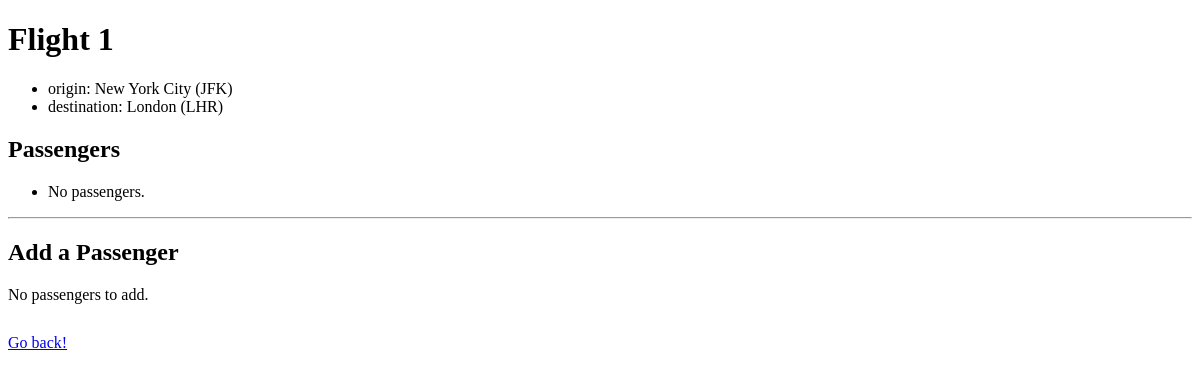
/1, run on an earlier commit of the app's database.
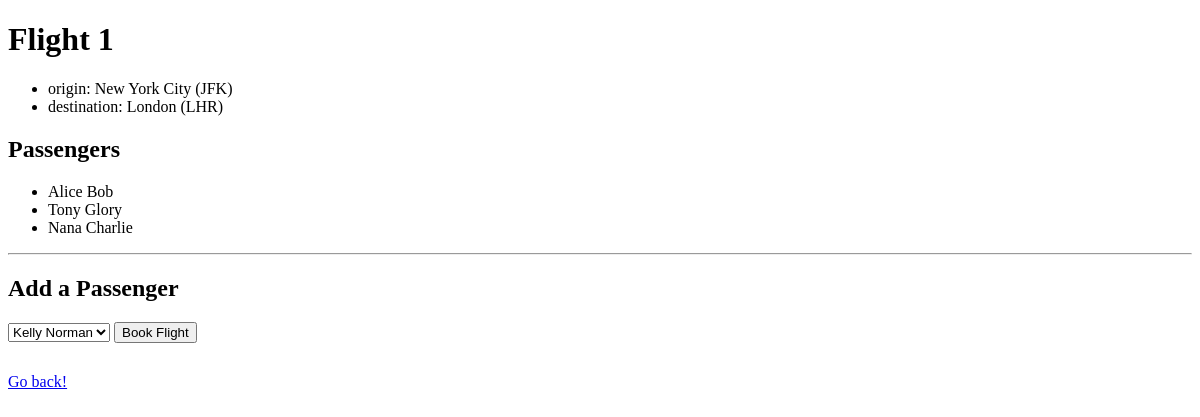
And on a later commit of the database.
### flights/models.py (models this page shows, shortened)
class Flight(models.Model):
  origin = models.ForeignKey(Airport, on_delete=models.CASCADE, related_name="departures")
  destination = models.ForeignKey(Airport, on_delete=models.CASCADE, related_name="arrivals")
  duration = models.IntegerField()

class Airport(models.Model):
  code = models.CharField(max_length=3)
  city = models.CharField(max_length=64)
  def __str__(self):
    return f"{self.city} ({self.code})"

class Passenger(models.Model):
  firstname = models.CharField(max_length=64)
  lastname = models.CharField(max_length=64)
  flights = models.ManyToManyField(Flight, blank=True, related_name="passengers")
  def __str__(self):
    return f"{self.firstname} {self.lastname}"

### flights/views.py (the view)
# urls.py: path("<int:flight_id>", views.flight, name="flight"),
def flight(request, flight_id):
    try:
        flight = Flight.objects.get(pk=flight_id)
    except Flight.DoesNotExist:
        raise Http404("Flight doesn't exist.")
    context = {
        "flight": flight,
        "passengers": flight.passengers.all(),
        "non_passengers": Passenger.objects.exclude(flights=flight).all()
    }
    return render(request, "flights/flight.html", context)

### flights/templates/flights/flight.html (shortened to what this page needs)
{% extends 'flights/base.html' %}
{% block body %}
  <h1>Flight {{ flight.id }}</h1>
  <ul>
    <li>origin: {{ flight.origin }}</li>
    <li>destination: {{ flight.destination }}</li>
  </ul>
  <h2>Passengers</h2>
  <ul>
    {% for p in passengers %}
      <li>{{ p }}</li>
    {% empty %}
      <li>No passengers.</li>
    {% endfor %}
  </ul>
  <hr/>
  <h2>Add a Passenger</h2>
  {% if non_passengers %}
    <form action="{% url 'book' flight.id %}" method="POST">
      <select name="passenger">
        {% for passenger in non_passengers %}
          <option value="{{ passenger.id }}">{{ passenger }}</option>
        {% endfor %}
      </select>
      <input type="submit" value="Book Flight"/>
    </form>
  {% else %}
    <div>No passengers to add.</div>
  {% endif %}
  <div style="margin-top: 30px;">
    <a href="{% url 'index' %}">Go back!</a>
  </div>
{% endblock %}

### flights/templates/flights/base.html (shortened to what this page needs)
<!DOCTYPE html>
<html lang="en">
<head>
</head>
<body>
  {% block body %}
  {% endblock %}
</body>
</html>

What changed in the data, as far as the page shows it:
added Passenger: firstname+lastname "Alice Bob"
added Passenger: firstname+lastname "Tony Glory"
added Passenger: firstname+lastname "Nana Charlie"
Also different on the page:
form field passenger: (not shown) → "Kelly Norman"
form field value: (not shown) → "Book Flight"
text no longer shown: "No passengers. No passengers to add."
